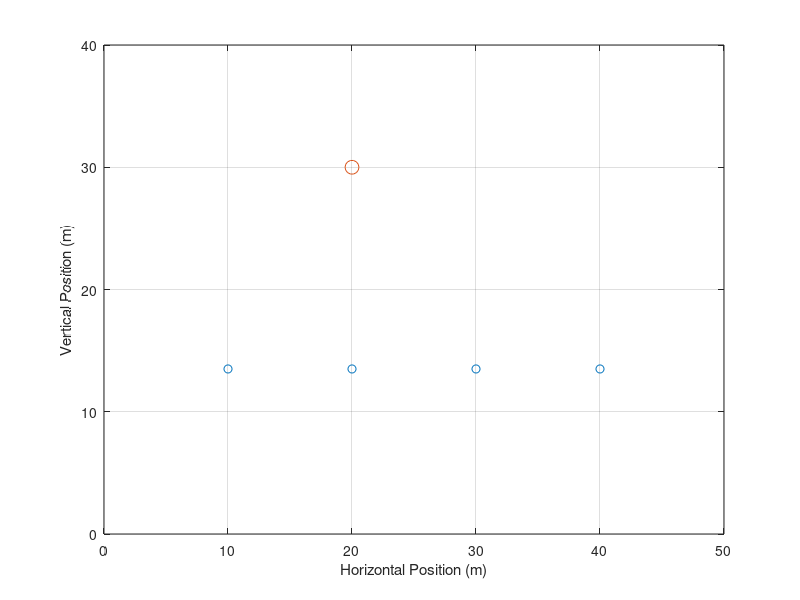
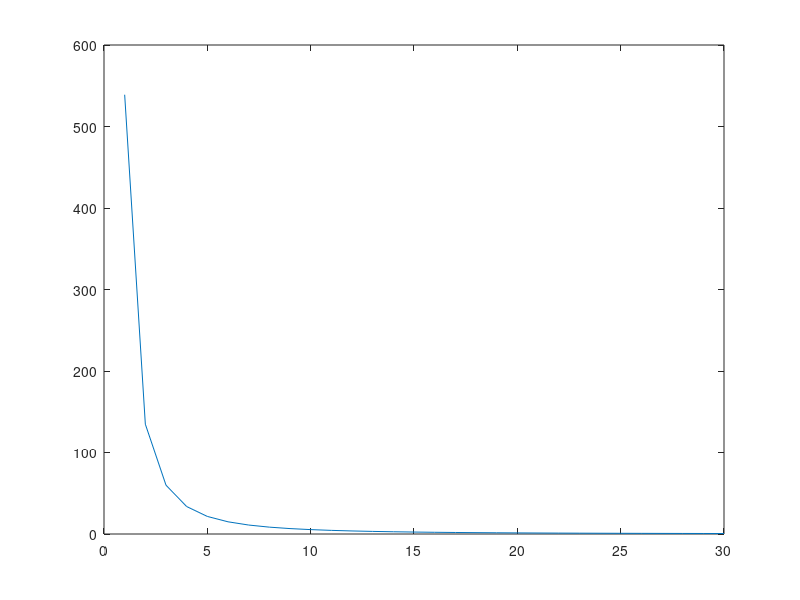

Write MATLAB code to recreate these figures, in order. (Note: this script raises an error after producing the figures.)
%%
clc 
clear all

% --Creating the network-- %

% Declaring Parameters
trPwr = 0.1; % Transmitting power, assumed to be same for all transmitters 
thermalNoise = 3.34 *10^-9; % Assumed to be same for all receivers
W = 3*10 ^7; % Frequency bandwidth.
gamma = 0.33;

% Declaring the nodes 
nodesM=[10,13.5;20,13.5;30,13.5;40,13.5];
baseStation = [20,30];
nNodes =length(nodesM(:,1)); 

% Plot the nodes 
figure(1)
plot(nodesM(:,1),nodesM(:,2),'o') 
axis([0 50 0 40]); 
grid on 
hold on
plot(baseStation(1),baseStation(2),'o','MarkerSize',10)
xlabel('Horizontal Position (m)');
ylabel('Vertical Position (m)');

%Total demand for each node
demand = [1397,3328,1708,1499]*10^6; %mBits

%Calculate the distance for each node to basestation
for i = 1:nNodes
    dist(i) = sqrt(((nodesM(i,1)-baseStation(1))^2)+((nodesM(i,2)-baseStation(2))^2)); 
end

% --Propagation model-- %

% Distance for the propagation model
propd = 1:(max(dist)+5);

%Parameters for the Propagation model, Friis
cKonst = 300*1000000;
freq = 30000000;
Gtx = 10;
Grx = 6.3;
PtxdBm = 43; % 25watt ish
lamb = cKonst / freq;

%Calculate the propagation for each distance
for  i=1:length(dist)
    tmp = (PtxdBm + Gtx + Grx) + 20 * log10(lamb/(4*pi*dist(i)));
    p(i) = 10^((tmp-30)/10);
end

for  i=1:length(propd)
    tmp  = (PtxdBm + Gtx + Grx) + 20 * log10(lamb/(4*pi*propd(i)));
    prop(i) = 10^((tmp-30)/10);
end

% %Plot the propagation model
figure(2)
plot(propd,prop)

% --Calculating the channelwidth for each user -- %

%Declaring parameters
N=nNodes;
f = ones(1,N);
x_assumed = ones(1,N)*1000; % Initial channel-values
yk = p'; %Received power for each user
yi = ones(1,N)*gamma; % Threshold array

% Creating a and b matrix for the opt-problem
for i = 1:N
     a(i,i) = x_assumed(i)*yk(i);
     b(i) =  gamma*(sum(x_assumed(:).*yk(:))-x_assumed(i)*yk(i));
end
% Gain
gain = linprog(f,-a,-b,[],[],zeros(1,N));

%Calculates the SINR and transform it to power in watt
for i = 1:nNodes 
        upper = p(i)*gain(i); 
        lower = thermalNoise + sum(p(:).*gain(:) - (p(i)*gain(i))); 
        SINR(i) = 1 * (10^((upper/lower)/10))/1000; 
end

% Basestation capacity
bsCapacity = 100*10^6;

% Calculate the shannon capacity for each user, floor it to int numbers of
% bits
for i = 1:nNodes 
        c(i) = floor(W * log2(1+SINR(i)));
end

% Declaring numbers for the main opt-problem
transferRate = c
nLengths = length(transferRate);

for  i = 1:nNodes
    quantity(i,1) = round(demand(i)/transferRate(i)); 
    %quantity(i,1) = round(floor(bsCapacity/transferRate(i))*mupp(i));
end

quan = quantity



patterns = diag(floor(bsCapacity./transferRate));
%patterns = diag(ones(1,nLengths));
nPatterns = size(patterns,2);

lb2 = zeros(nLengths,1);
A2 = transferRate;
b2 = bsCapacity;

lpopts = optimoptions('linprog','Display','off');
ipopts = optimoptions('intlinprog',lpopts);

reducedCost = -Inf;
reducedCostTolerance = -0.0001;

exitflag = 1;

% while reducedCost < reducedCostTolerance && exitflag > 0
       lb = zeros(nPatterns,1);
%     f = lb + 1;
       A = -patterns;
        b = -quantity;
%     
%     [values,nSeconds,exitflag,~,lambda] = linprog(f,A,b,[],[],lb,[],lpopts); 
%  
%     if exitflag > 0
%         fprintf('Using %g seconds\n',nSeconds);
%         % Now generate a new pattern, if possible
%         f2 = -lambda.ineqlin;
%         [values,reducedCost,pexitflag] = intlinprog(f2,1:nLengths,A2,b2,[],[],lb2,[],ipopts);
%         reducedCost = 1 + reducedCost; % continue if this reducedCost is negative
%         newpattern = round(values);
%         if pexitflag > 0 && reducedCost < reducedCostTolerance
%             patterns = [patterns newpattern];
%             nPatterns = nPatterns + 1;
%         end
%     end
% end

cnt11=1;
if exitflag <= 0 
    disp('Error in column generation phase')
else
    [values,secondsUsed,exitflag] = intlinprog(f,1:length(lb),A,b,[],[],lb,[],[],ipopts);
    if exitflag > 0
        values = round(values);
        secondsUsed = round(secondsUsed);
        fprintf('Optimal solution uses %g seconds\n\n', secondsUsed);
        totalwaste = sum((patterns*values - quantity).*transferRate'); % waste due to overproduction
        
        for j = 1:size(values)
            if values(j) > 0
                totThroughput=0;
                fprintf('In %g seconds\n\n',values(j));
                for w = 1:size(patterns,1)
                    if patterns(w,j) > 0
                        fprintf('User %d sends %d packets with size %d bit\n', w,patterns(w,j),transferRate(w));
                        waaste(cnt11,1)=values(j);
                        totThroughput = totThroughput + (patterns(w,j)*transferRate(w));
                    end
                end
                wastej = bsCapacity - dot(patterns(:,j),transferRate); % waste due to pattern inefficiency
                totalwaste = totalwaste + wastej;
            fprintf('    Waste of this pattern is %g\n\n', wastej);
           waaste(cnt11,2)=totThroughput;
           waaste(cnt11,3)=bsCapacity-totThroughput; 
           cnt11 = cnt11+1;
            end
        end
        fprintf('Total waste in this problem is %g.\n',totalwaste);
    else 
        disp('Error in final optimization')
    end
end

B=sortrows(waaste,-2);

tt=1;
for i = 1:length(waaste(:,1)) 
    wasteToPlot(tt:tt+waaste(i,1)-1,2)=B(i,2);
    wasteToPlot(tt:tt+waaste(i,1)-1,3)=B(i,3);
    tt = tt+waaste(i,1);
end
wasteToPlot(:,1)=1:length(wasteToPlot(:,2));
figure(3)
plot(wasteToPlot(:,1),wasteToPlot(:,2))
xlabel('Second');
ylabel('Throughput');

figure(4)
plot(wasteToPlot(:,1),wasteToPlot(:,3))
xlabel('Second');
ylabel('Waste');
